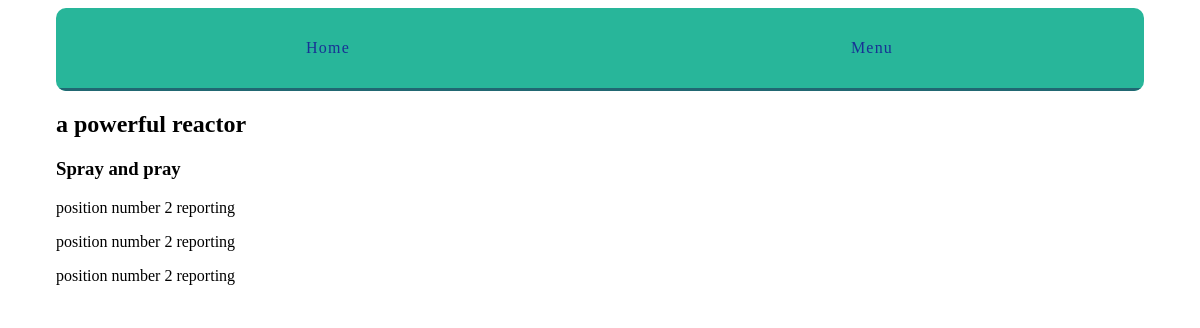
Before: /catalogs/3/2/ with the older database file.
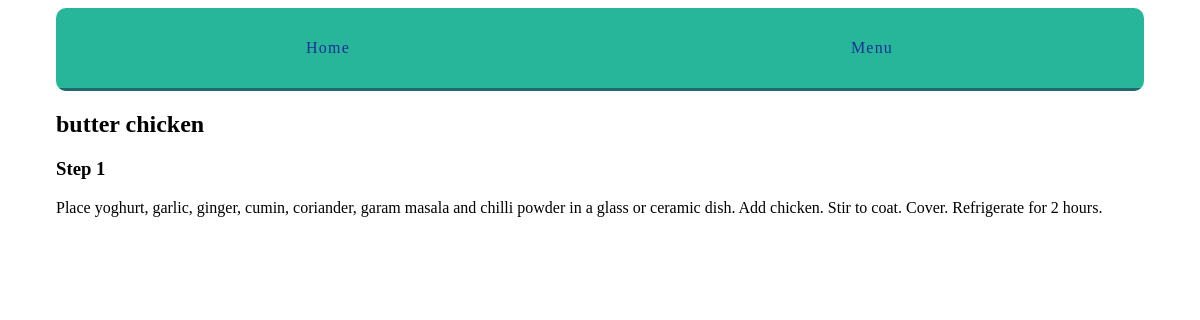
After: the same page with the newer database file.
### catalogs/models.py (models this page shows, shortened)
class Procedure(models.Model):
    title = models.CharField(max_length = 255)
    description = models.TextField()
    content = models.TextField(blank=True,default="")
    order = models.IntegerField (default = 0)
    catalog = models.ForeignKey(Catalog)
    class Meta:
        ordering = ['order',]

class Catalog(models.Model):
    created_at = models.DateTimeField(auto_now_add = True)
    name = models.CharField(max_length = 255)
    description = models.TextField()

### catalogs/views.py (the view)
# urls.py: url(r'(?P<catalog_pk>\d+)/(?P<procedure_pk>\d+)/$', views.procedure_detail,name='procedure'),
def procedure_detail(request, catalog_pk, procedure_pk):
    procedure = get_object_or_404(Procedure,catalog_id=catalog_pk,pk=procedure_pk)
    return render(request, 'catalogs/procedure_detail.html', {'procedure':procedure})

### catalogs/templates/catalogs/procedure_detail.html (shortened to what this page needs)
{% extends "layout.html" %}
{%block content %}
<article>
    <h2>
        <a href="{% url 'catalog:detail' pk=procedure.catalog.pk %}">{{procedure.catalog.name}}
        </a>
    </h2>
    <h3>{{procedure.title}}</h3>
    {{ procedure.content|linebreaks }}
</article>
{% endblock %}

Changed rows visible on the page:
changed Procedure: catalog.name "a powerful reactor" → "butter chicken"; title "Spray and pray" → "Step 1"; content "position number 2 reporting position number 2 reporting position number 2 reporting" → "Place yoghurt, garlic, ginger, cumin, coriander, garam masala and chilli powder in a glass or ceramic dish. Add chicken. Stir to coat. Cover. Refrigerate for 2 hours."
